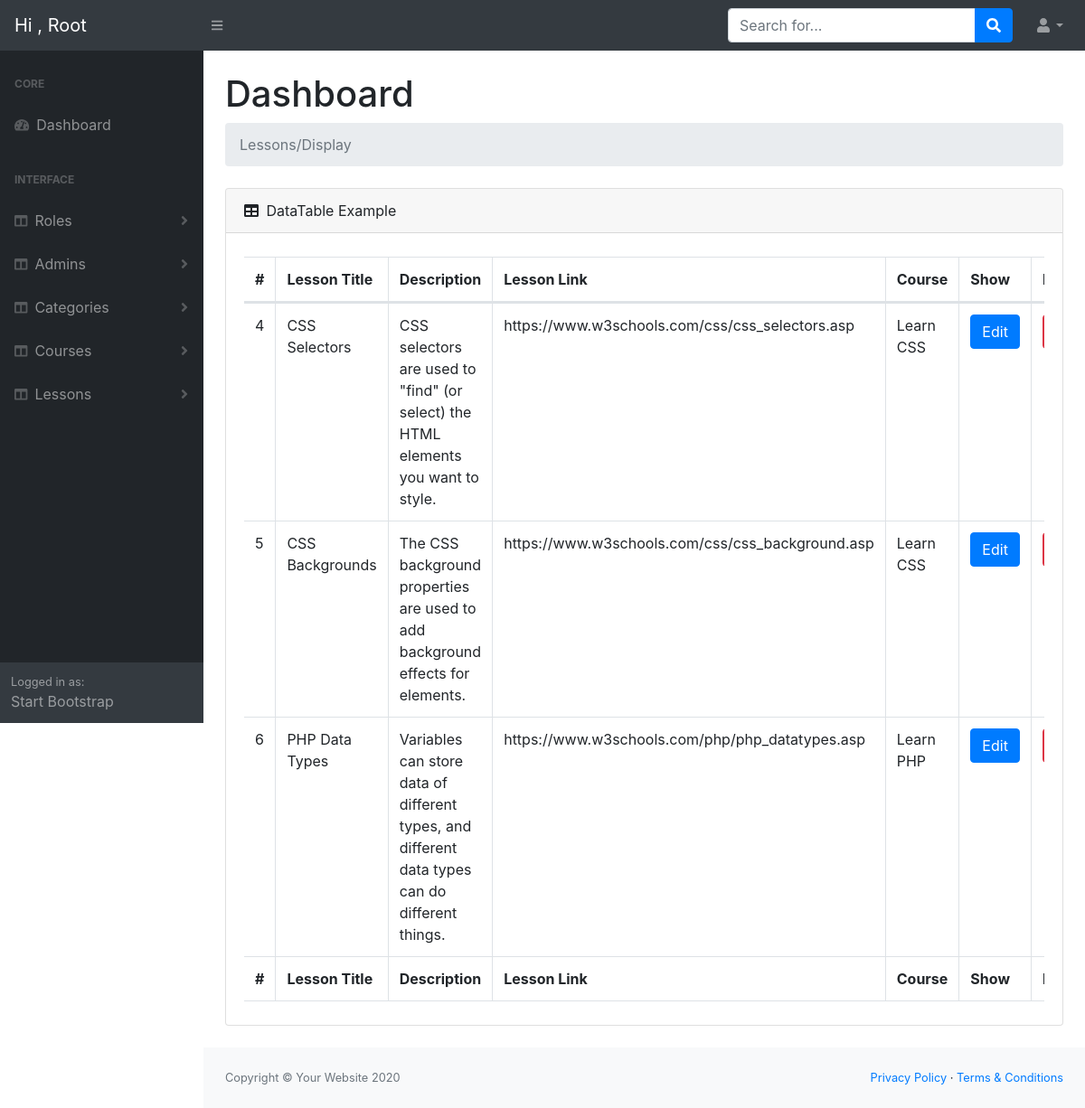
/dashboard/Lessons/index.php (signed in), run on the app's committed database.
### tables this page shows
CREATE TABLE `lessons` (
  `id` tinyint(3) UNSIGNED NOT NULL,
  `title` char(30) NOT NULL,
  `description` text NOT NULL,
  `link` char(50) NOT NULL,
  `course_id` int(10) UNSIGNED NOT NULL
);

CREATE TABLE `courses` (
  `id` int(10) UNSIGNED NOT NULL,
  `title` char(30) NOT NULL,
  `description` text NOT NULL,
  `image` char(40) NOT NULL,
  `price` int(11) NOT NULL,
  `category_id` tinyint(3) UNSIGNED NOT NULL
);

### dashboard/Lessons/index.php (the view, shortened to what this page needs)
<?php
require '../helpers/functions.php';
$sql = "select lessons.id , lessons.title,lessons.description,lessons.link,courses.title as course_title from lessons inner join courses on lessons.course_id = courses.id";
$op  = DoQuery($sql);
require '../layouts/header.php';
require '../layouts/nav.php';
require '../layouts/sidNav.php';
?>
<main>
    <div class="container-fluid">
        <h1 class="mt-4">Dashboard</h1>
        <ol class="breadcrumb mb-4">
        </ol>
        <div class="card mb-4">
            <div class="card-header">
                <i class="fas fa-table mr-1"></i>
                DataTable Example
            </div>
            <div class="card-body">
                <div class="table-responsive">
                    <table class="table table-bordered" id="dataTable" width="100%" cellspacing="0">
                        <thead>
                            <tr>
                                <th>#</th>
                                <th>Lesson Title</th>
                                <th>Description</th>
                                <th>Lesson Link</th>
                                <th>Course</th>
                                <th>Show</th>
                                <th>Edit</th>
                            </tr>
                        </thead>
                        <tfoot>
                            <tr>
                                <th>#</th>
                                <th>Lesson Title</th>
                                <th>Description</th>
                                <th>Lesson Link</th>
                                <th>Course</th>
                                <th>Show</th>
                                <th>Edit</th>
                            </tr>
                        </tfoot>
                        <tbody>
                            <?php
                            while ($data = mysqli_fetch_assoc($op)) {
                            ?>
                                <tr>
                                    <td><?php echo $data['id'] ?></td>
                                    <td><?php echo $data['title'] ?></td>
                                    <td><?php echo $data['description'] ?></td>
                                    <td><?php echo $data['link'] ?></td>
                                    <td><?php echo $data['course_title'] ?></td>
                                    <td> <a href='edit.php?id=<?php echo $data['id'];  ?>' class='btn btn-primary m-r-1em'>Edit</a> </td>
                                    <td> <a href='delete.php?id=<?php echo $data['id'] ?>' class='btn btn-danger m-r-1em'>Delete</a> </td>
                                </tr>
                            <?php } ?>
                        </tbody>
                    </table>
                </div>
            </div>
        </div>
    </div>
</main>
<?php
require '../layouts/footer.php';
?>

### data on the page
lessons: id "4", title "CSS Selectors", description "CSS selectors are used to \"find\" (or select) the HTML elements you want to style.", link "https://www.w3schools.com/css/css_selectors.asp", course.title "Learn CSS"
lessons: id "5", title "CSS Backgrounds", description "The CSS background properties are used to add background effects for elements.", link "https://www.w3schools.com/css/css_background.asp", course.title "Learn CSS"
lessons: id "6", title "PHP Data Types", description "Variables can store data of different types, and different data types can do different things.", link "https://www.w3schools.com/php/php_datatypes.asp", course.title "Learn PHP"

### other printed values
$_SESSION['user']['fname'] "Root"
$module "Roles"
$module "Admins"
$module "Categories"
$module "Courses"
$module "Lessons"
$message "Lessons/Display"
